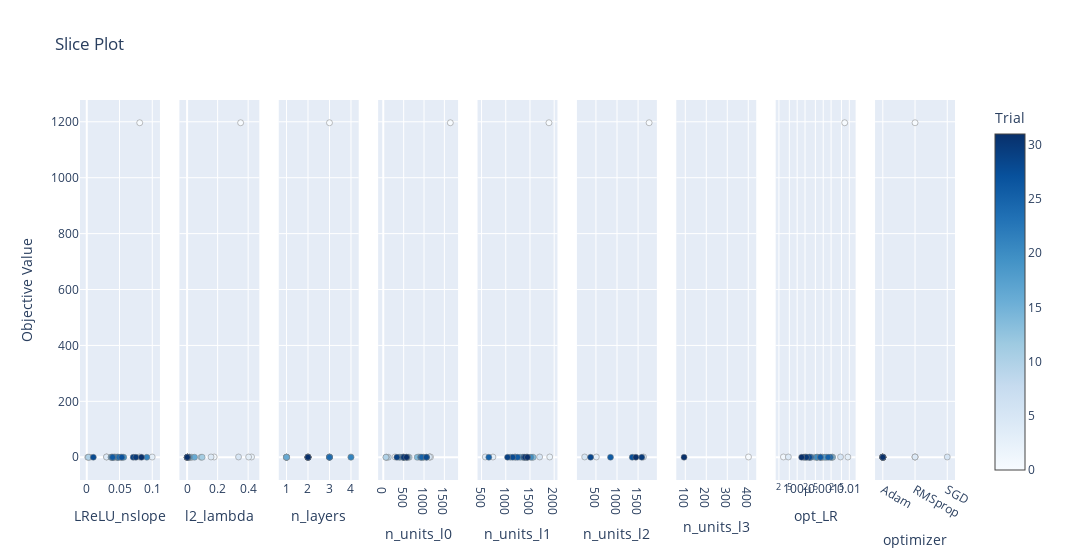

The cell this chart's notebook holds for it:
### Code cell
fig4.show()

### Figure 1 — Plotly figure (JSON) as saved in the notebook; plotly's stock layout.template omitted (floating-point values rounded to 4 significant figures)
{"data": [{"marker": {"color": [0, 1, 2, 3, 4, 5, 6, 7, 8, 9, 10, 11, 12, 13, 14, 15, 16, 17, 18, 19, 20, 21, 22, 23, 24, 25, 26, 27, 28, 29, 30, 31], "colorbar": {"title": {"text": "Trial"}, "x": 1, "xpad": 40}, "colorscale": [[0, "rgb(247,251,255)"], [0.125, "rgb(222,235,247)"], [0.25, "rgb(198,219,239)"], [0.375, "rgb(158,202,225)"], [0.5, "rgb(107,174,214)"], [0.625, "rgb(66,146,198)"], [0.75, "rgb(33,113,181)"], [0.875, "rgb(8,81,156)"], [1, "rgb(8,48,107)"]], "line": {"color": "Grey", "width": 0.5}, "showscale": true}, "mode": "markers", "name": "Feasible Trial", "showlegend": false, "type": "scatter", "x": [0.08086, 0.04314, 0.03035, 0.09989, 0.03007, 0.08063, 0.05175, 0.004518, 0.001509, 0.05307, 0.002458, 0.05512, 0.04214, 0.03706, 0.03793, 0.04813, 0.03741, 0.04589, 0.04663, 0.05651, 0.04022, 0.0917, 0.04709, 0.04056, 0.04932, 0.03907, 0.03942, 0.05352, 0.01003, 0.07092, 0.07498, 0.08354], "xaxis": "x", "y": [1197.0, 0.9754, 0.9983, 0.8222, 0.9911, 0.9911, 0.04073, 0.06507, 0.04583, 0.0577, 0.1345, 0.1413, 0.02432, 0.02426, 0.0302, 0.02591, 0.0841, 0.03392, 0.02871, 0.04203, 0.02233, 0.01593, 0.03143, 0.01741, 0.03881, 0.02343, 0.02368, 0.01888, 0.01232, 0.01921, 0.02346, 0.01916], "yaxis": "y"}, {"marker": {"color": [0, 1, 2, 3, 4, 5, 6, 7, 8, 9, 10, 11, 12, 13, 14, 15, 16, 17, 18, 19, 20, 21, 22, 23, 24, 25, 26, 27, 28, 29, 30, 31], "colorbar": {"title": {"text": "Trial"}, "x": 1, "xpad": 40}, "colorscale": [[0, "rgb(247,251,255)"], [0.125, "rgb(222,235,247)"], [0.25, "rgb(198,219,239)"], [0.375, "rgb(158,202,225)"], [0.5, "rgb(107,174,214)"], [0.625, "rgb(66,146,198)"], [0.75, "rgb(33,113,181)"], [0.875, "rgb(8,81,156)"], [1, "rgb(8,48,107)"]], "line": {"color": "Grey", "width": 0.5}, "showscale": false}, "mode": "markers", "name": "Feasible Trial", "showlegend": false, "type": "scatter", "x": [0.3507, 0.1775, 0.4224, 0.4031, 0.1568, 0.337, 0.01424, 0.03091, 0.01611, 0.02574, 0.09127, 0.09834, 0.002793, 0.001288, 0.002816, 0.002268, 0.04879, 0.002903, 0.003898, 0.01391, 0.002783, 0.0005974, 0.005019, 0.0007762, 0.0008098, 0.001388, 0.002189, 0.001232, 0.0001547, 0.0009006, 0.00207, 0.001204], "xaxis": "x2", "y": [1197.0, 0.9754, 0.9983, 0.8222, 0.9911, 0.9911, 0.04073, 0.06507, 0.04583, 0.0577, 0.1345, 0.1413, 0.02432, 0.02426, 0.0302, 0.02591, 0.0841, 0.03392, 0.02871, 0.04203, 0.02233, 0.01593, 0.03143, 0.01741, 0.03881, 0.02343, 0.02368, 0.01888, 0.01232, 0.01921, 0.02346, 0.01916], "yaxis": "y2"}, {"marker": {"color": [0, 1, 2, 3, 4, 5, 6, 7, 8, 9, 10, 11, 12, 13, 14, 15, 16, 17, 18, 19, 20, 21, 22, 23, 24, 25, 26, 27, 28, 29, 30, 31], "colorbar": {"title": {"text": "Trial"}, "x": 1, "xpad": 40}, "colorscale": [[0, "rgb(247,251,255)"], [0.125, "rgb(222,235,247)"], [0.25, "rgb(198,219,239)"], [0.375, "rgb(158,202,225)"], [0.5, "rgb(107,174,214)"], [0.625, "rgb(66,146,198)"], [0.75, "rgb(33,113,181)"], [0.875, "rgb(8,81,156)"], [1, "rgb(8,48,107)"]], "line": {"color": "Grey", "width": 0.5}, "showscale": false}, "mode": "markers", "name": "Feasible Trial", "showlegend": false, "type": "scatter", "x": [3, 2, 3, 2, 4, 3, 1, 1, 1, 1, 1, 1, 2, 2, 2, 1, 1, 2, 2, 2, 3, 4, 3, 3, 3, 2, 2, 2, 2, 2, 2, 2], "xaxis": "x3", "y": [1197.0, 0.9754, 0.9983, 0.8222, 0.9911, 0.9911, 0.04073, 0.06507, 0.04583, 0.0577, 0.1345, 0.1413, 0.02432, 0.02426, 0.0302, 0.02591, 0.0841, 0.03392, 0.02871, 0.04203, 0.02233, 0.01593, 0.03143, 0.01741, 0.03881, 0.02343, 0.02368, 0.01888, 0.01232, 0.01921, 0.02346, 0.01916], "yaxis": "y3"}, {"marker": {"color": [0, 1, 2, 3, 4, 5, 6, 7, 8, 9, 10, 11, 12, 13, 14, 15, 16, 17, 18, 19, 20, 21, 22, 23, 24, 25, 26, 27, 28, 29, 30, 31], "colorbar": {"title": {"text": "Trial"}, "x": 1, "xpad": 40}, "colorscale": [[0, "rgb(247,251,255)"], [0.125, "rgb(222,235,247)"], [0.25, "rgb(198,219,239)"], [0.375, "rgb(158,202,225)"], [0.5, "rgb(107,174,214)"], [0.625, "rgb(66,146,198)"], [0.75, "rgb(33,113,181)"], [0.875, "rgb(8,81,156)"], [1, "rgb(8,48,107)"]], "line": {"color": "Grey", "width": 0.5}, "showscale": false}, "mode": "markers", "name": "Feasible Trial", "showlegend": false, "type": "scatter", "x": [1646, 290, 1140, 1160, 873, 1134, 72, 636, 124, 78, 64, 389, 612, 507, 832, 977, 988, 509, 502, 411, 915, 582, 474, 573, 927, 946, 1065, 499, 1058, 334, 501, 570], "xaxis": "x4", "y": [1197.0, 0.9754, 0.9983, 0.8222, 0.9911, 0.9911, 0.04073, 0.06507, 0.04583, 0.0577, 0.1345, 0.1413, 0.02432, 0.02426, 0.0302, 0.02591, 0.0841, 0.03392, 0.02871, 0.04203, 0.02233, 0.01593, 0.03143, 0.01741, 0.03881, 0.02343, 0.02368, 0.01888, 0.01232, 0.01921, 0.02346, 0.01916], "yaxis": "y4"}, {"marker": {"color": [0, 1, 2, 3, 4, 5, 12, 13, 14, 17, 18, 19, 20, 21, 22, 23, 24, 25, 26, 27, 28, 29, 30, 31], "colorbar": {"title": {"text": "Trial"}, "x": 1, "xpad": 40}, "colorscale": [[0, "rgb(247,251,255)"], [0.125, "rgb(222,235,247)"], [0.25, "rgb(198,219,239)"], [0.375, "rgb(158,202,225)"], [0.5, "rgb(107,174,214)"], [0.625, "rgb(66,146,198)"], [0.75, "rgb(33,113,181)"], [0.875, "rgb(8,81,156)"], [1, "rgb(8,48,107)"]], "line": {"color": "Grey", "width": 0.5}, "showscale": false}, "mode": "markers", "name": "Feasible Trial", "showlegend": false, "type": "scatter", "x": [1892, 1190, 1908, 735, 577, 1700, 1432, 1544, 1567, 1349, 1298, 1095, 1517, 1453, 1393, 1202, 1426, 650, 1245, 1373, 1145, 1037, 1396, 1448], "xaxis": "x5", "y": [1197.0, 0.9754, 0.9983, 0.8222, 0.9911, 0.9911, 0.02432, 0.02426, 0.0302, 0.03392, 0.02871, 0.04203, 0.02233, 0.01593, 0.03143, 0.01741, 0.03881, 0.02343, 0.02368, 0.01888, 0.01232, 0.01921, 0.02346, 0.01916], "yaxis": "y5"}, {"marker": {"color": [0, 2, 4, 5, 20, 21, 22, 23, 24], "colorbar": {"title": {"text": "Trial"}, "x": 1, "xpad": 40}, "colorscale": [[0, "rgb(247,251,255)"], [0.125, "rgb(222,235,247)"], [0.25, "rgb(198,219,239)"], [0.375, "rgb(158,202,225)"], [0.5, "rgb(107,174,214)"], [0.625, "rgb(66,146,198)"], [0.75, "rgb(33,113,181)"], [0.875, "rgb(8,81,156)"], [1, "rgb(8,48,107)"]], "line": {"color": "Grey", "width": 0.5}, "showscale": false}, "mode": "markers", "name": "Feasible Trial", "showlegend": false, "type": "scatter", "x": [1761, 510, 233, 1628, 846, 1362, 374, 1587, 1447], "xaxis": "x6", "y": [1197.0, 0.9983, 0.9911, 0.9911, 0.02233, 0.01593, 0.03143, 0.01741, 0.03881], "yaxis": "y6"}, {"marker": {"color": [4, 21], "colorbar": {"title": {"text": "Trial"}, "x": 1, "xpad": 40}, "colorscale": [[0, "rgb(247,251,255)"], [0.125, "rgb(222,235,247)"], [0.25, "rgb(198,219,239)"], [0.375, "rgb(158,202,225)"], [0.5, "rgb(107,174,214)"], [0.625, "rgb(66,146,198)"], [0.75, "rgb(33,113,181)"], [0.875, "rgb(8,81,156)"], [1, "rgb(8,48,107)"]], "line": {"color": "Grey", "width": 0.5}, "showscale": false}, "mode": "markers", "name": "Feasible Trial", "showlegend": false, "type": "scatter", "x": [401, 94], "xaxis": "x7", "y": [0.9911, 0.01593], "yaxis": "y7"}, {"marker": {"color": [0, 1, 2, 3, 4, 5, 6, 7, 8, 9, 10, 11, 12, 13, 14, 15, 16, 17, 18, 19, 20, 21, 22, 23, 24, 25, 26, 27, 28, 29, 30, 31], "colorbar": {"title": {"text": "Trial"}, "x": 1, "xpad": 40}, "colorscale": [[0, "rgb(247,251,255)"], [0.125, "rgb(222,235,247)"], [0.25, "rgb(198,219,239)"], [0.375, "rgb(158,202,225)"], [0.5, "rgb(107,174,214)"], [0.625, "rgb(66,146,198)"], [0.75, "rgb(33,113,181)"], [0.875, "rgb(8,81,156)"], [1, "rgb(8,48,107)"]], "line": {"color": "Grey", "width": 0.5}, "showscale": false}, "mode": "markers", "name": "Feasible Trial", "showlegend": false, "type": "scatter", "x": [0.006663, 2.97e-05, 0.0002017, 0.008815, 4.599e-05, 0.00461, 0.0007876, 0.000958, 0.0009141, 0.0008197, 0.0003176, 0.002247, 0.000478, 0.002284, 0.002068, 0.0005879, 0.0005773, 0.001302, 0.001157, 0.0002041, 0.0005674, 0.0002594, 0.0007594, 0.0003439, 0.001867, 0.001544, 0.0007798, 0.0003011, 0.0002987, 0.0001791, 0.0002272, 0.0001486], "xaxis": "x8", "y": [1197.0, 0.9754, 0.9983, 0.8222, 0.9911, 0.9911, 0.04073, 0.06507, 0.04583, 0.0577, 0.1345, 0.1413, 0.02432, 0.02426, 0.0302, 0.02591, 0.0841, 0.03392, 0.02871, 0.04203, 0.02233, 0.01593, 0.03143, 0.01741, 0.03881, 0.02343, 0.02368, 0.01888, 0.01232, 0.01921, 0.02346, 0.01916], "yaxis": "y8"}, {"marker": {"color": [0, 1, 2, 3, 4, 5, 6, 7, 8, 9, 10, 11, 12, 13, 14, 15, 16, 17, 18, 19, 20, 21, 22, 23, 24, 25, 26, 27, 28, 29, 30, 31], "colorbar": {"title": {"text": "Trial"}, "x": 1, "xpad": 40}, "colorscale": [[0, "rgb(247,251,255)"], [0.125, "rgb(222,235,247)"], [0.25, "rgb(198,219,239)"], [0.375, "rgb(158,202,225)"], [0.5, "rgb(107,174,214)"], [0.625, "rgb(66,146,198)"], [0.75, "rgb(33,113,181)"], [0.875, "rgb(8,81,156)"], [1, "rgb(8,48,107)"]], "line": {"color": "Grey", "width": 0.5}, "showscale": false}, "mode": "markers", "name": "Feasible Trial", "showlegend": false, "type": "scatter", "x": ["RMSprop", "Adam", "RMSprop", "RMSprop", "RMSprop", "SGD", "Adam", "Adam", "Adam", "Adam", "Adam", "Adam", "Adam", "Adam", "Adam", "Adam", "Adam", "Adam", "Adam", "Adam", "Adam", "Adam", "Adam", "Adam", "Adam", "Adam", "Adam", "Adam", "Adam", "Adam", "Adam", "Adam"], "xaxis": "x9", "y": [1197.0, 0.9754, 0.9983, 0.8222, 0.9911, 0.9911, 0.04073, 0.06507, 0.04583, 0.0577, 0.1345, 0.1413, 0.02432, 0.02426, 0.0302, 0.02591, 0.0841, 0.03392, 0.02871, 0.04203, 0.02233, 0.01593, 0.03143, 0.01741, 0.03881, 0.02343, 0.02368, 0.01888, 0.01232, 0.01921, 0.02346, 0.01916], "yaxis": "y9"}], "layout": {"title": {"text": "Slice Plot"}, "width": 2700, "xaxis": {"anchor": "y", "domain": [0, 0.09136], "title": {"text": "LReLU_nslope"}}, "xaxis2": {"anchor": "y2", "domain": [0.1136, 0.2049], "title": {"text": "l2_lambda"}}, "xaxis3": {"anchor": "y3", "domain": [0.2272, 0.3185], "title": {"text": "n_layers"}}, "xaxis4": {"anchor": "y4", "domain": [0.3407, 0.4321], "title": {"text": "n_units_l0"}}, "xaxis5": {"anchor": "y5", "domain": [0.4543, 0.5457], "title": {"text": "n_units_l1"}}, "xaxis6": {"anchor": "y6", "domain": [0.5679, 0.6593], "title": {"text": "n_units_l2"}}, "xaxis7": {"anchor": "y7", "domain": [0.6815, 0.7728], "title": {"text": "n_units_l3"}}, "xaxis8": {"anchor": "y8", "domain": [0.7951, 0.8864], "title": {"text": "opt_LR"}, "type": "log"}, "xaxis9": {"anchor": "y9", "categoryarray": ["Adam", "RMSprop", "SGD"], "categoryorder": "array", "domain": [0.9086, 1], "title": {"text": "optimizer"}, "type": "category"}, "yaxis": {"anchor": "x", "domain": [0, 1], "title": {"text": "Objective Value"}}, "yaxis2": {"anchor": "x2", "domain": [0, 1], "matches": "y", "showticklabels": false}, "yaxis3": {"anchor": "x3", "domain": [0, 1], "matches": "y", "showticklabels": false}, "yaxis4": {"anchor": "x4", "domain": [0, 1], "matches": "y", "showticklabels": false}, "yaxis5": {"anchor": "x5", "domain": [0, 1], "matches": "y", "showticklabels": false}, "yaxis6": {"anchor": "x6", "domain": [0, 1], "matches": "y", "showticklabels": false}, "yaxis7": {"anchor": "x7", "domain": [0, 1], "matches": "y", "showticklabels": false}, "yaxis8": {"anchor": "x8", "domain": [0, 1], "matches": "y", "showticklabels": false}, "yaxis9": {"anchor": "x9", "domain": [0, 1], "matches": "y", "showticklabels": false}}}
